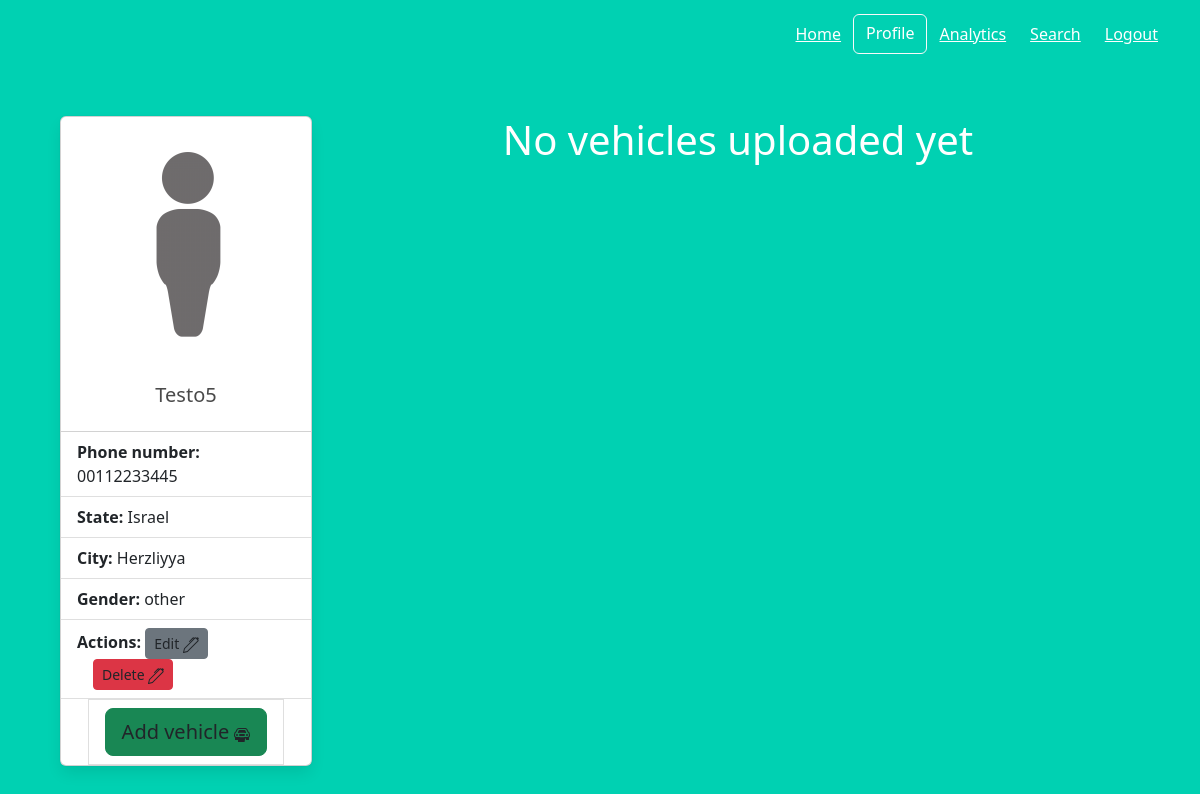
The app's page /profile (signed in) with its own data.
### website/models.py (models this page shows)
class User(UserMixin, db.Model):
    id = db.Column(db.Integer, primary_key=True) # primary keys are required by SQLAlchemy
    email = db.Column(db.String(50), unique=True)
    full_name = db.Column(db.String(20))
    password = db.Column(db.String(100))
    phone_number = db.Column(db.String(15))
    state = db.Column(db.String(50))
    city = db.Column(db.String(50))
    gender = db.Column(db.String(10))
    profession = db.Column(db.String(50))
    addition_details = db.Column(db.Text)
    img = db.Column(db.String(500))
    img_name = db.Column(db.String(500))
    vehicles = db.relationship('Vehicle') # One to many

### website/views.py (the view)
@views.route('/profile')
@login_required
def profile():
    user = User.query.filter_by(id=current_user.id).first()
    profile_img = ''
    if user.img:
        profile_img = base64.b64encode(user.img).decode()  # Convert BLOB to binary 64
    vehicles = Vehicle.query.filter_by(user_id=user.id).all()
    if vehicles:
        for vehicle in vehicles:
            if vehicle.img:
                vehicle.img = base64.b64encode(vehicle.img).decode()  # Convert BLOB to binary 64
            else:
                vehicle.img = None
    return render_template('profile.html', user=user, page='profile', profile_img=profile_img, vehicles=vehicles)

### website/__init__.py (called while the page is built)
def create_app():
    app = Flask(__name__)
    app.config['SECRET_KEY'] = SECRET_KEY
    app.config['SQLALCHEMY_DATABASE_URI'] = SQLALCHEMY_DATABASE_URI
    db.init_app(app)
    bootstrap.init_app(app)
    login_manager = LoginManager()
    login_manager.login_view = 'auth.login'
    login_manager.init_app(app)
    from .models import User
    create_database(app)
    @login_manager.user_loader
    def load_user(user_id):
        return User.query.get(int(user_id))
    from .views import search_filter, page_not_found
    app.register_error_handler(404, page_not_found)
    from .auth import auth as auth_blueprint
    app.register_blueprint(auth_blueprint)
    from .views import views as views_blueprint
    app.register_blueprint(views_blueprint)
    app.jinja_env.globals.update(search_filter=search_filter)
    return app

### website/templates/profile.html (shortened to what this page needs)
{% extends "base.html" %}
{% block content %}
  <div class="row">
    <div class="col-md-3">
      <div class="card" style="width: 18rem;">
        {% if profile_img %}
          <img class="card-img-top">
        {% else %}
          <img src="{{ url_for('static', filename='images/default_user_img.png') }}" class="card-img-top">
        {% endif %}
        <div class="card-body">
          <h5 class="card-title">{{ user.full_name }}</h5>
        </div>
        <ul class="list-group list-group-flush">
          <li class="list-group-item"><span class="bold_text">Phone number: </span>{{ user.phone_number }}</li>
          <li class="list-group-item"><span class="bold_text">State: </span>{{ user.state }}</li>
          <li class="list-group-item"><span class="bold_text">City: </span>{{ user.city }}</li>
          <li class="list-group-item"><span class="bold_text">Gender: </span>{{ user.gender }}</li>
          <li class="list-group-item">
            <span class="bold_text">Actions: </span>
            <a href="/edit_profile" class="card-link btn btn-secondary btn-sm">
              Edit
            </a>
            <a href="/delete_profile" class="card-link btn btn-danger btn-sm">
              Delete
            </a>
          </li>
          <div style="margin: auto;">
            <li class="list-group-item">
              <a href="/upload_vehicle" class="card-link btn btn-success btn-lg">
                Add vehicle
              </a>
            </li>
          </div>
        </ul>
      </div>
    </div>
    <div class="col-md-9">
      {% if vehicles %}
      {% for vehicle in vehicles %}
        <div class="card mb-2" style="max-width: 100%;">
          <div class="row g-0">
            <div class="col-md-3">
              {% if vehicle.img != none %}
                <img class="img-fluid rounded-start">
                {% else %}
                <img src="{{ url_for('static', filename='images/default_vehicle_img.jpg') }}" class="img-fluid rounded-start">
                {% endif %}
                <li class="list-group-item">
                  <span class="bold_text" style="margin-left: 15px;">Actions: </span>
                  <a href="/delete_vehicle/{{ vehicle.id }}" class="card-link btn btn-danger btn-sm">
                    Delete
                    <svg xmlns="http://www.w3.org/2000/svg" width="16" height="16" fill="currentColor"
                    class="bi bi-pen" viewBox="0 0 16 16">
                    <path d="m13.498.795.149-.149a1.207 1.207 0 1 1 1.707
                    1.708l-.149.148a1.5 1.5 0 0 1-.059 2.059L4.854 14.854a.5.5
                    0 0 1-.233.131l-4 1a.5.5 0 0 1-.606-.606l1-4a.5.5 0 0 1
                    .131-.232l9.642-9.642a.5.5 0 0 0-.642.056L6.854 4.854a.5.5 0 1
                    1-.708-.708L9.44.854A1.5 1.5 0 0 1 11.5.796a1.5 1.5 0 0 1 1.998-.001zm-.644.766a.5.5
                    0 0 0-.707 0L1.95 11.756l-.764 3.057 3.057-.764L14.44 3.854a.5.5 0 0 0 0-.708l-1.585-1.585z"/>
                    </svg>
                  </a>
                </li>
              </div>
            <div class="col-md-3">
                <div class="card-body">
                  <ul class="list-group list-group-flush">
                    <li class="list-group-item"><span class="bold_text">Brand: </span> {{ vehicle.brand }} </li>
                    <li class="list-group-item"><span class="bold_text">Model: </span> {{ vehicle.model }} </li>
                    <li class="list-group-item"><span class="bold_text">Year: </span> {{ vehicle.year }} </li>
                    <li class="list-group-item"><span class="bold_text">Price: </span> {{ vehicle.price }} </li>
                  </ul>
                </div>
              </div>
              <div class="col-md-4">
                <div class="card-body">
                  <ul class="list-group list-group-flush">
                    <li class="list-group-item"><span class="bold_text">Condition: </span> {{ vehicle.condition }} </li>
                    <li class="list-group-item"><span class="bold_text">Transmission: </span> {{ vehicle.transmission }} </li>
                    <li class="list-group-item"><span class="bold_text">Fuel: </span> {{ vehicle.fuel }} </li>
                    <li class="list-group-item"><span class="bold_text">Capacity: </span> {{ vehicle.capacity }} </li>
                  </ul>
                </div>
              </div>
          </div>
        </div>
      {% endfor %}
      {% else %}
      <h1>No vehicles uploaded yet</h1>
      {% endif %}
    </div>
  </div>
{% endblock %}

### website/static/styles/style_profile.css (style rules this page uses)
.card { text-align: left; }
.card-title { text-align: center; }
.bold_text { font-weight: bold; }

### records on screen
User: full_name "Testo5", phone_number "00112233445", state "Israel", city "Herzliyya", gender "other"
